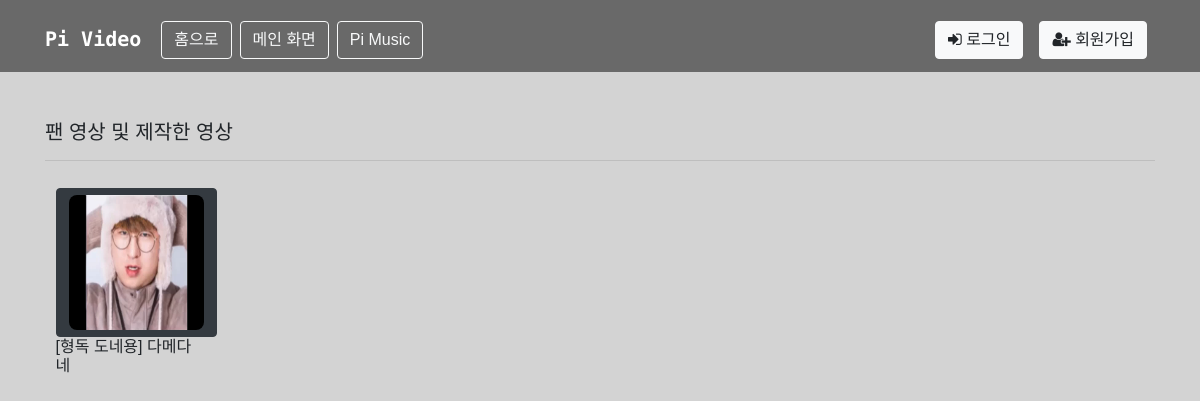
/video/vlog_video, run on an earlier commit of the app's database.
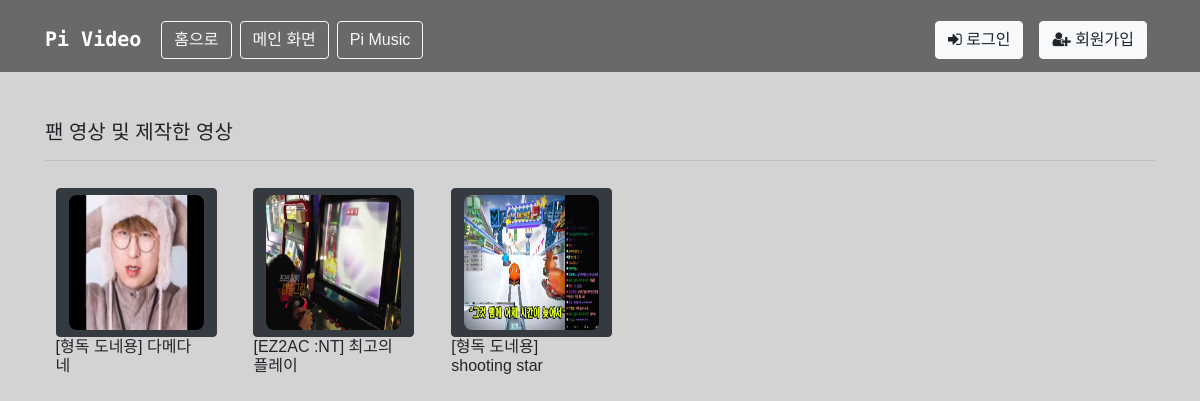
And on a later commit of the database.
### videoapp/models.py (models this page shows, shortened)
class Video(models.Model):
    Tag_Choice = (
              ('Games', 'Games'),
              ('Anime', 'Anime'),
              ('Vlog', 'Vlog'),
          )
    name = models.CharField(max_length=200)
    video_img = models.FileField()
    tag = models.CharField(max_length=20,choices=Tag_Choice,default='Games')
    video_file = models.FileField()

### videoapp/views.py (the view)
# urls.py: path('vlog_video', views.vlog_video, name='vlog_video'),
def vlog_video(request):
    videos = Video.objects.all()
    videos_vlog = list(Video.objects.filter(tag='Vlog').values('id'))
    sliced_ids = [each['id'] for each in videos_vlog]
    vlog_page_videos = Video.objects.filter(id__in=sliced_ids)
    context = {
        'video': videos,
        'vlog_video': vlog_page_videos,
    }
    return render(request, "videoapp/vlog_video.html", context)

### templates/videoapp/vlog_video.html (shortened to what this page needs)
{% extends 'videoapp/v_base.html' %}
{% block body %}
<br>
<div class="container">
    <header class="section-heading">
        <h5 class="section-title">팬 영상 및 제작한 영상</h5>
    </header>
    <hr>
    <div class="row" style="margin-right: 65px;margin-left:-15px">
        {% if vlog_video %}
            {% for video in vlog_video %}
                <div class="col-md-2" style="margin:1%">
            <div class="hovereffect">
              <a class="btn btn-dark float-left" href="{% url 'v_detail' video.id %}">
                <img src="{{ video.video_img.url}}" class="img-responsive" height="135" width="135" style="border-radius: 8px 8px 8px 8px;">
              </a>
              <h6>{{video.name}}</h6>
            </div>
        </div>
            {% endfor %}
        {% endif %}
    </div>
</div>
{% endblock body %}

What changed in the data, as far as the page shows it:
added Video: video_img (picture), name "[EZ2AC :NT] 최고의 플레이"
added Video: video_img (picture), name "[형독 도네용] shooting star"
